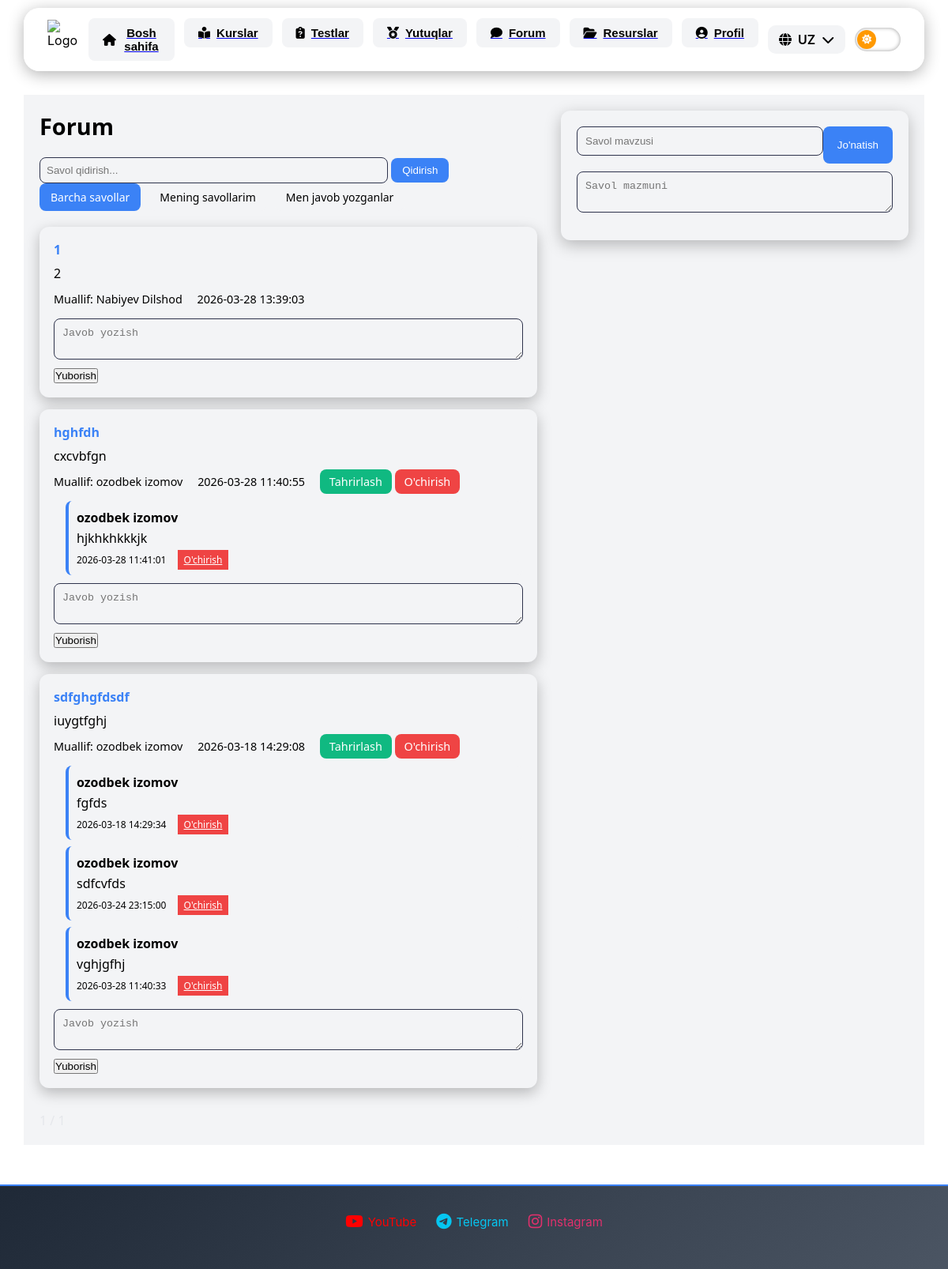
The page /student/forum (signed in) on the database its author committed.
### tables this page shows
CREATE TABLE forum_posts(
    id INTEGER PRIMARY KEY AUTOINCREMENT,
    user_id INTEGER NOT NULL,
    title TEXT NOT NULL,
    content TEXT NOT NULL,
    created_at TEXT DEFAULT (DATETIME('now', '+5 hours')),
    FOREIGN KEY(user_id) REFERENCES users(id) ON DELETE CASCADE
);

CREATE TABLE forum_comments(
    id INTEGER PRIMARY KEY AUTOINCREMENT,
    user_id INTEGER NOT NULL,
    post_id INTEGER NOT NULL,
    content TEXT NOT NULL,
    created_at TEXT DEFAULT (DATETIME('now', '+5 hours')),
    FOREIGN KEY(user_id) REFERENCES users(id) ON DELETE CASCADE,
    FOREIGN KEY(post_id) REFERENCES forum_posts(id) ON DELETE CASCADE
);

CREATE TABLE users(
    id INTEGER PRIMARY KEY AUTOINCREMENT,
    login TEXT UNIQUE NOT NULL,
    password TEXT NOT NULL,
    full_name TEXT NOT NULL,
    number TEXT,
    role TEXT NOT NULL DEFAULT 'student',
    date TEXT DEFAULT (DATETIME('now', '+5 hours'))
);

### routes/forum.py (the view, shortened to what this page needs)
@bp.route("/student/forum", methods=["GET","POST"])
def forum():
    if "user_id" not in session:
        return redirect("/login")
    search = request.args.get("search","")
    filter_type = request.args.get("filter","all")
    page = request.args.get("page",1,type=int)
    per_page = 10
    offset = (page-1) * per_page
    with sqlite3.connect("database.db") as conn:
        c = conn.cursor()
        base_query = """
        SELECT DISTINCT forum_posts.*, users.full_name
        FROM forum_posts
        JOIN users ON forum_posts.user_id = users.id
        """
        where = []
        params = []
        if filter_type == "mine":
            where.append("forum_posts.user_id=?")
            params.append(session["user_id"])
        if search:
            where.append("(forum_posts.title LIKE ? OR forum_posts.content LIKE ?)")
            params.append(f"%{search}%")
            params.append(f"%{search}%")
        if where:
            base_query += " WHERE " + " AND ".join(where)
        base_query += " ORDER BY forum_posts.created_at DESC LIMIT ? OFFSET ?"
        params.extend([per_page, offset])
        c.execute(base_query, params)
        posts = c.fetchall()
        count_query = """
        SELECT COUNT(DISTINCT forum_posts.id)
        FROM forum_posts
        """
        if filter_type == "commented":
            count_query += """
            LEFT JOIN forum_comments
            ON forum_comments.post_id = forum_posts.id
            """
        if where:
            count_query += " WHERE " + " AND ".join(where)
        c.execute(count_query, params[:-2])
        total_posts = c.fetchone()[0]
        total_pages = (total_posts + per_page - 1)//per_page
        c.execute("""
        SELECT forum_comments.*, users.full_name
        FROM forum_comments
        JOIN users ON forum_comments.user_id = users.id
        ORDER BY created_at
        """)
        comments = c.fetchall()
    return render_template(
        "student/forum.html",
        posts=posts,
        comments=comments,
        page=page,
        total_pages=total_pages,
        search=search,
        filter_type=filter_type
    )

### templates/student/forum.html (shortened to what this page needs)
{% extends "base.html" %}
{% block content %}
<div class="forum-container">
    <div class="forums">
        <h2 class="forum-header">Forum</h2>
        <form method="GET" style="margin-bottom:20px;">
            <input type="text" name="search" placeholder="Savol qidirish..."
            style="padding:8px;border-radius:8px;border:1px solid #2e334c;background: var(--card-bg);color: var(--text-color);width:70%;">
            <button type="submit"
            style="padding:8px 14px;background:#3b82f6;color:white;border:none;border-radius:8px;">
            Qidirish
            </button>
            <div style="display:flex;gap:10px;margin-bottom:15px;">
                <a href="?filter=all&search={{ search }}"
                class="filter-btn {% if filter_type=='all' %}active{% endif %}">
                Barcha savollar
                </a>
                <a href="?filter=mine&search={{ search }}"
                class="filter-btn {% if filter_type=='mine' %}active{% endif %}">
                Mening savollarim
                </a>
                <a href="?filter=commented&search={{ search }}"
                class="filter-btn {% if filter_type=='commented' %}active{% endif %}">
                Men javob yozganlar
                </a>
            </div>
        </form>
        {% for post in posts %}
        <div class="forum-post">
            <h4>{{ post[2] }}</h4>
            <p>{{ post[3] }}</p>
            <div class="post-meta">
                <span>Muallif: {{ post[5] }}</span>
                <span>{{ post[4] }}</span>
                {% if post[1] == session["user_id"] %}
                <a href="/student/forum/edit/{{ post[0] }}" class="edit-btn">Tahrirlash</a>
                <a href="/student/forum/delete/{{ post[0] }}" class="delete-btn" onclick="return confirm('Postni o‘chirmoqchimisiz?')">O'chirish</a>
                {% endif %}
            </div>
            <div class="comments">
            {% for comment in comments %}
                {% if comment[2] == post[0] %}
                <div class="comment">
                    <b>{{ comment[5] }}</b>
                    <p>{{ comment[3] }}</p>
                    <span>{{ comment[4] }}</span>
                    {% if comment[1] == session["user_id"] %}
                    <a href="/student/forum/comment/delete/{{ comment[0] }}"
                    class="delete-btn"
                    onclick="return confirm('Kommentni o‘chirmoqchimisiz?')">
                    O'chirish
                    </a>
                    {% endif %}
                </div>
                {% endif %}
            {% endfor %}
            </div>
            <form action="/student/forum/comment/{{ post[0] }}" method="POST" style="margin-top:10px;">
                <textarea name="content" placeholder="Javob yozish" required style="width:100%; padding:10px; border-radius:8px; border:1px solid #2e334c; background: var(--card-bg);color: var(--text-color);"></textarea>
                <button type="submit" style="margin-top:6px;">Yuborish</button>
            </form>
        </div>
        {% endfor %}
        <div style="margin-top:30px; color:#e5e7eb;">
            <span> {{ page }} / {{ total_pages }} </span>
        </div>
    </div>
    <form action="{{ url_for('forum.forum') }}" method="POST" class="ask-form">
        <div style="display:flex; justify-content:space-between; margin-bottom:10px;">
            <input type="text" name="title" placeholder="Savol mavzusi" required>
            <button type="submit">Jo'natish</button>
        </div>
        <textarea name="content" placeholder="Savol mazmuni" required style="height:auto;"></textarea>
    </form>
</div>
{% endblock %}

### static/css/base.css (style rules this page uses)
* { margin: 0; padding: 0; box-sizing: border-box; }
body { font-family: -apple-system, BlinkMacSystemFont, "Segoe UI", Roboto, sans-serif; background-color: #f4f6fb; background: linear-gradient(90deg, #6695fb, #5d2efa); color: #333; }
:root { --bg-color: #ffffff; --text-color: #111827; --card-bg: #f3f4f6; --nav-bg: rgba(255,255,255,0.8); }

### templates/base.html (style rules this page uses)
:root { --bg-color: #ffffff; --text-color: #000000; --card-bg: #f3f4f6; --nav-bg: rgba(255,255,255,0.8); }
body { margin: 0; font-family: 'Inter', sans-serif; background: linear-gradient(135deg, #0f111a 0%, #1c1f2a 100%); color: #e5e7eb; min-height: 100vh; }
body { background: var(--bg-color); }
body { background: var(--bg-color); color: var(--text-color); }
body { top: 0px !important; }
* { transition: all 0.3s ease; }

### templates/student/forum.html (style rules this page uses)
.forum-container { display: flex; gap: 30px; width: 100%; margin: 0 auto; padding: 20px; font-family: 'Segoe UI', Tahoma, Geneva, Verdana, sans-serif; color: #e5e7eb; background: var(--card-bg);color: var(--text-color); }
.forums { width: 60%; }
.forum-header { font-size: 1.8rem; margin-bottom: 20px; color: #ffffff; background: var(--card-bg);color: var(--text-color); }
.forum-post { background: #1f2233; padding: 18px; border-radius: 12px; margin-bottom: 15px; box-shadow: 0 6px 18px rgba(0,0,0,0.25); background: var(--card-bg);color: var(--text-color); }
.forum-post h4 { margin: 0 0 8px 0; color: #3b82f6; }
.forum-post p { margin: 0; color: #cbd5e1; background: var(--card-bg);color: var(--text-color); }
.forum-post .post-meta { margin-top: 12px; font-size: 0.9rem; color: #94a3b8; background: var(--card-bg);color: var(--text-color); }
.forum-post .post-meta span { margin-right: 15px; }
.forum-post .post-meta .reply-btn, .forum-post .post-meta .edit-btn, .forum-post .post-meta .delete-btn { border: none; padding: 6px 12px; border-radius: 8px; cursor: pointer; text-decoration: none; font-size: 0.9rem; font-weight: 500; transition: all 0.2s; }
.edit-btn { background:#10b981; color:white; }
.delete-btn { background:#ef4444; color:white; }
.comments { margin-top:15px; padding-left:15px; }
.comment { background:#252a40; padding:10px; border-radius:8px; margin-top:8px; border-left:4px solid #3b82f6; color:#e5e7eb; background: var(--card-bg);color: var(--text-color); }
.comment p { margin:4px 0; }
.comment span { font-size:12px; color:#94a3b8; background: var(--card-bg);color: var(--text-color); }
.comment .delete-btn { font-size:12px; padding:4px 8px; margin-left:10px; }
.filter-btn { padding:8px 14px; border-radius:8px; text-decoration:none; font-size:14px; transition: all 0.2s; background:#374151; color:#e5e7eb; background: var(--card-bg);color: var(--text-color); }
.filter-btn.active { background:#3b82f6; color:white; }
.ask-form { width: 40%; background: #1f2233; padding: 20px; border-radius: 12px; box-shadow: 0 6px 20px rgba(0,0,0,0.25); flex-shrink: 0; height: max-content; transition: none; background: var(--card-bg);color: var(--text-color); }
.ask-form input, .ask-form textarea { width: 100%; padding:10px; margin-bottom:10px; border-radius:8px; border:1px solid #2e334c; background:#252a40; color:#e5e7eb; transition: all 0.3s; background: var(--card-bg);color: var(--text-color); }
.ask-form button { background:#3b82f6; color:white; border:none; padding:10px 18px; border-radius:8px; cursor:pointer; transition: all 0.2s; }

### rows shown on the page
forum_posts: title "1", content "2", post "Nabiyev Dilshod", created_at "2026-03-28 13:39:03"
forum_posts: title "hghfdh", content "cxcvbfgn", post "ozodbek izomov", created_at "2026-03-28 11:40:55"
forum_comments: full_name "ozodbek izomov", content "hjkhkhkkkjk", created_at "2026-03-28 11:41:01"
forum_posts: title "sdfghgfdsdf", content "iuygtfghj", post "ozodbek izomov", created_at "2026-03-18 14:29:08"
forum_comments: full_name "ozodbek izomov", content "fgfds", created_at "2026-03-18 14:29:34"
forum_comments: full_name "ozodbek izomov", content "sdfcvfds", created_at "2026-03-24 23:15:00"
forum_comments: full_name "ozodbek izomov", content "vghjgfhj", created_at "2026-03-28 11:40:33"
